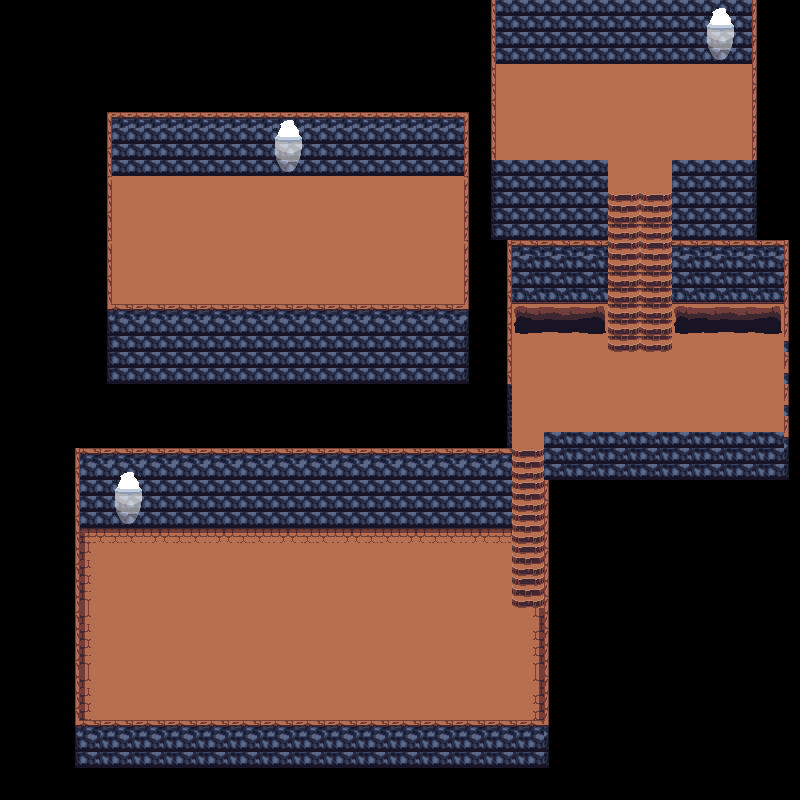

The image is a tile-based game level rendered from a .tmx file. Its description and source (layers, tilesets, objects; grid data summarised) follow:
An orthogonal 50x50 tile map with 16x16 px tiles, 3 tile layers (floor, walls, portals), 2 tilesets and 30 objects (18x collision, exit_dungeon, spawn_dungeon, grotte_finale, grotte, ...).

<map version="1.10" tiledversion="1.10.2" orientation="orthogonal" renderorder="right-down" width="50" height="50" tilewidth="16" tileheight="16" infinite="0" nextlayerid="5" nextobjectid="37">
 <tileset firstgid="1" source="tileset_dungeon.tsx" />
 <tileset firstgid="257" source="house.tsx" />
 <layer id="1" name="floor" width="50" height="50">
  <data>[2500 cells, 1099 non-empty, 48 distinct tile ids]</data>
 </layer>
 <layer id="2" name="walls" width="50" height="50">
  <data>[2500 cells, 831 non-empty, 24 distinct tile ids]</data>
 </layer>
 <layer id="3" name="portals" width="50" height="50">
  <data>[2500 cells, 24 non-empty, 8 distinct tile ids]</data>
 </layer>
 <objectgroup id="4" name="objects">
  <object id="2" name="collision" x="107.5" y="112.5" width="361" height="63.5" />
  <object id="3" name="collision" x="107.5" y="304.5" width="362" height="79" />
  <object id="4" name="collision" x="464" y="177" width="4.5" height="126.5" />
  <object id="5" name="collision" x="107" y="176.5" width="4.5" height="127" />
  <object id="6" name="collision" x="491" y="160.5" width="117" height="79" />
  <object id="7" name="collision" x="672.5" y="160" width="84.5" height="79" />
  <object id="8" name="collision" x="751" y="0.5" width="6" height="157" />
  <object id="9" name="collision" x="491.5" y="0" width="259" height="65" />
  <object id="10" name="collision" x="491.5" y="64.5" width="4.5" height="95" />
  <object id="11" name="collision" x="508" y="240.5" width="100" height="95" />
  <object id="12" name="collision" x="672.5" y="239" width="114" height="97" />
  <object id="13" name="collision" x="784" y="336.5" width="4.5" height="95.5" />
  <object id="14" name="collision" x="544.5" y="432.5" width="243.5" height="48" />
  <object id="15" name="collision" x="507.5" y="336.5" width="4" height="111" />
  <object id="16" name="collision" x="545" y="480.5" width="4.5" height="244" />
  <object id="18" name="collision" x="74.6667" y="526.667" width="6.66667" height="193.333" />
  <object id="19" name="collision" x="74.6667" y="720.667" width="474" height="47.3333" />
  <object id="20" name="collision" x="75.3333" y="448" width="436.667" height="77.3333" />
  <object id="21" name="exit_dungeon" x="112" y="527.333" width="32.6667" height="16.6667" />
  <object id="22" name="spawn_dungeon" x="112.667" y="558.667">
   <point />
  </object>
  <object id="23" name="grotte_finale" x="703.333" y="64.6667" width="33.3333" height="15.3333" />
  <object id="24" name="grotte" x="270.667" y="175.333" width="34" height="16.6667" />
  <object id="25" name="spawn_final" x="272" y="206.667">
   <point />
  </object>
  <object id="26" name="spawn_grotte" x="704" y="94.6667">
   <point />
  </object>
  <object id="30" name="boss_path1" x="160" y="225.333" width="14.6667" height="14" />
  <object id="31" name="boss_path2" x="224" y="225.333" width="15.3333" height="14.6667" />
  <object id="32" name="boss_path3" x="222.667" y="272" width="16.6667" height="16" />
  <object id="33" name="boss_path4" x="368.667" y="272" width="15.3333" height="16" />
  <object id="34" name="boss_path5" x="367.333" y="224" width="16.6667" height="16" />
  <object id="35" name="boss_path6" x="431.333" y="224.667" width="18" height="15.3333" />
 </objectgroup>
</map>
